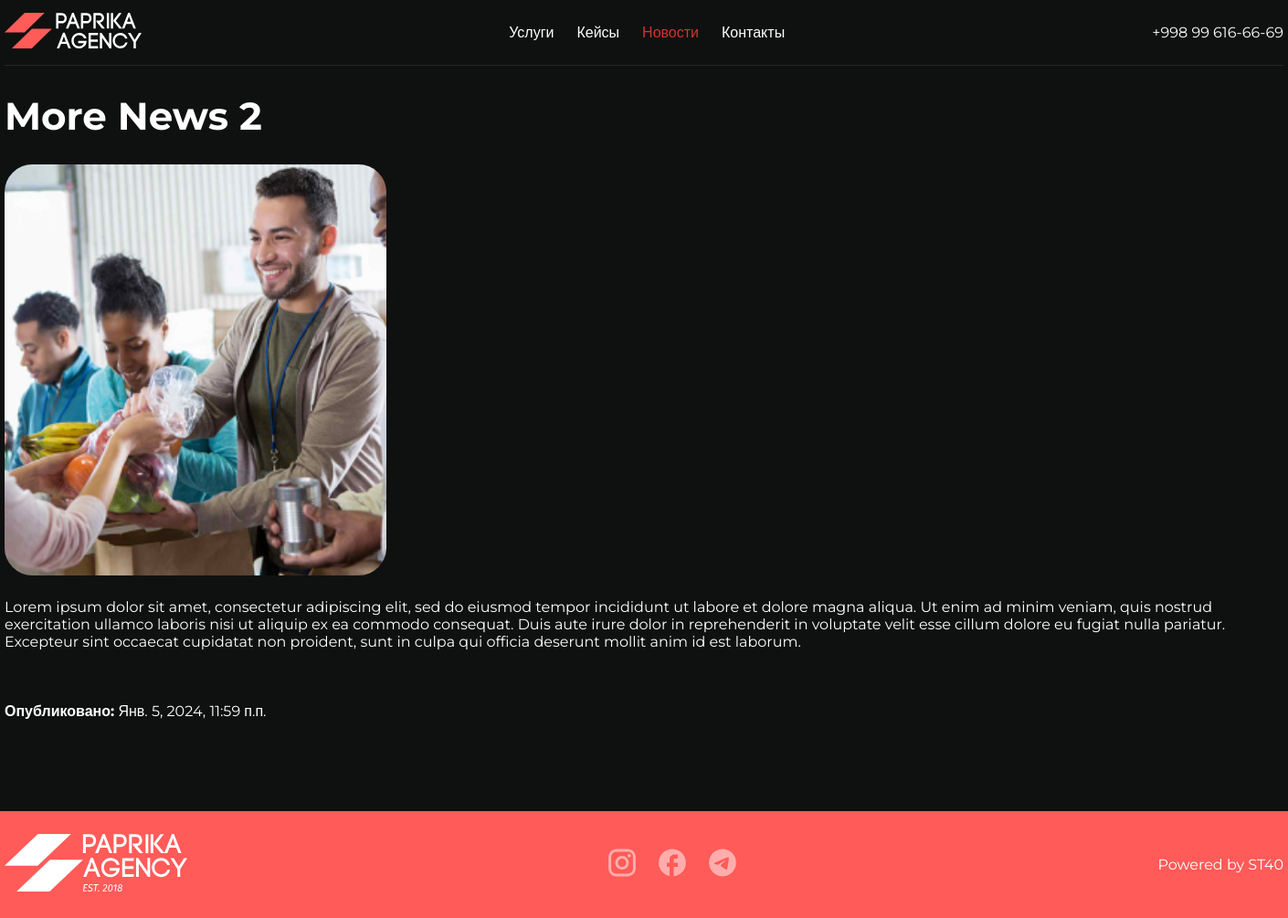
Screenshot of /news/2/ with the database file from the repository.
### posts/models.py (models this page shows, shortened)
class News(models.Model):
    title = models.CharField(max_length = 255)  # The title of the news article
    author = models.CharField(max_length=100,blank=True, null = True)  # The author of the news article
    pub_date = models.DateTimeField(auto_now_add = True, verbose_name= "Published date")  # The publication date
    content = RichTextField(config_name='awesome_ckeditor') # The full text content of the news article
    source = models.URLField(max_length=200, blank=True, null = True)  # URL to the original source
    image = models.ImageField(upload_to='images/', blank=True, null=True)  # An image for the article
    class Meta:
        ordering = ['-pub_date']  # Orders the articles from most to least recent

### posts/views.py (the view)
# urls.py: path('news/<int:pk>/', views.news_detail, name='news_detail'),  # pk is the primary key of the news article
def news_detail(request, pk):
    news_article = get_object_or_404(News, pk=pk)  # Retrieve news article by primary key or return 404
    return render(request, 'news_detail.html', {'news_article': news_article})

### templates/news_detail.html (shortened to what this page needs)
{% load static %}
<!DOCTYPE html>
<html lang="en">
<head>
    <link rel="stylesheet" href="{% static "/css/global.css" %}">
</head>
<body>
    <header>
        <nav class="navbar">
            <div class="container">
                <div class="nav">
                    <div class="nav__logo">
                        <a href="/"><img src="{% static "/assets/images/logo.svg" %}" alt="" srcset=""></a>
                    </div>
                    <div class="nav__menu">
                        <div class="nav__items">
                            <a href="/#services" class="nav__item">Услуги</a>
                            <a href="/cases/" class="nav__item">Кейсы</a>
                            <a href="/news/" class="nav__item active">Новости</a>
                            <a href="/contacts/" class="nav__item">Контакты</a>
                        </div>
                    </div>
                    <span class="nav__phone">+998 99 616-66-69</span>
                </div>
            </div>
        </nav>
    </header>
    {% block content %}
    <section class="newspage-section">
        <div class="container">
            <div class="section__title">
                <h3>{{ news_article.title }}</h3>
            </div>
            <div class="news">
                <div class="news__img">
                    {% if news_article.image %}
                        <img src="{{ news_article.image.url }}" alt="{{ news_article.title }}">
                    {% endif %}
                </div>
                <div class="news__paragraph">
                    <p>{{ news_article.content |safe }}</p>
                </div>
            </div><br><br><br>
            <p><strong>Опубликовано:</strong> {{ news_article.pub_date }}</p>
        </div>
    </section>
    {% endblock %}
</body>
<footer class="footer-section">
    <div class="container">
        <div class="footer">
            <div class="footer__logo">
                <a href=""><img src="{% static "/assets/images/logo-white.svg" %}"></img></a>
            </div>
            <div class="contact__left--socm">
                <a href="https://www.instagram.com/paprikads"></a>
                <a href="https://www.instagram.com/paprikads">
                    </a>
                <a href="https://t.me/paprikads">
                    </a>
            </div>
            <div class="footer__ds">
                <p>Powered by <a href="$">ST40</a></p>
            </div>
        </div>
    </div>
</footer>
</html>

### static/css/global.css (style rules this page uses)
* { margin: 0; padding: 0; box-sizing: border-box; scroll-behavior: smooth; }
body { margin: 0; font-family: 'Montserrat', sans-serif; -webkit-font-smoothing: 'Montserrat', sans-serif; -moz-osx-font-smoothing: 'Montserrat', sans-serif; font-style: normal; background-color: var(--bg-shade); overflow-x:hidden; }
h1, h2, h3, h4, h5, h6, p, a, span { margin: 0; color: var(--white); }
a { text-decoration: none; transition: all 0.2s ease; }
:root { --primary: #FF5B58; --primary-opp: #ff5b587f; --bg-shade: #0F1110; --white: #ffffff; --line-grey: #262626; --easeIn: cubic-bezier(0.32, 0, 0.67, 0); --easeOut: cubic-bezier(0.33, 1, 0.68, 1); --rotationDuration: 20s; --hoverDuration: 0.3s; }
h3 { font-size: 32px; font-weight: 700; line-height: 34px; }
section { padding: 25px 0; }
.container { width: 1400px; margin: 0 auto; }
.section__title { margin-bottom: 25px; }
.section__title > h3 { font-size: 42px; line-height: 55px; }

### static/css/components/navbar.css (style rules this page uses)
.navbar { z-index: 500; position: fixed; width: 100%; background-color: var(--bg-shade); }
.nav { padding: 14.333px 0; display: flex; justify-content: space-between; align-items: center; border-bottom: 1px solid var(--line-grey); z-index: 5000; }
.nav__logo img { max-width: 150px; }
.nav__items { display: flex; gap: 25px; }
.active { color: #d73232; }

### static/css/components/contact.css (style rules this page uses)
.contact__left--socm { display: flex; gap: 25px; }
.contact__left--socm svg { max-width: 30px; transition: all .2s ease-in-out; fill: var(--primary); }

### static/css/components/footer.css (style rules this page uses)
.footer-section { background: var(--primary); padding: 25px 0; }
.footer { display: flex; justify-content: space-between; align-items: center; }
.footer__logo img { width: 200px; }

### static/css/components/newsGreed.css (style rules this page uses)
.newspage-section { padding: 100px 0; }
.news__img { position: relative; width: auto; height: 450px; }
.news { display: flex; flex-direction: column; gap: 25px; }
.news__img > img { border-radius: 30.333px; width: auto; height: 100%; object-fit: cover; }

### rows the page displays
News: title "More News 2", image (picture), content "Lorem ipsum dolor sit amet, consectetur adipiscing elit, sed do eiusmod tempor incididunt ut labore et dolore magna aliqua. Ut enim ad minim veniam, quis nostrud exercitation ullamco laboris nisi ut aliquip ex ea commodo consequat. Duis aute irure dolor in reprehenderit in voluptate velit esse cillum dolore eu fugiat nulla pariatur. Excepteur sint occaecat cupidatat non proident, sunt in culpa qui officia deserunt mollit anim id est laborum.", pub_date "Янв. 5, 2024, 11:59 п.п."
